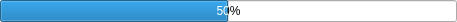
<?xml version="1.0" encoding="UTF-8"?>
<ui version="4.0">
 <class>Form</class>
 <widget class="QWidget" name="Form">
  <property name="geometry">
   <rect>
    <x>0</x>
    <y>0</y>
    <width>457</width>
    <height>21</height>
   </rect>
  </property>
  <property name="windowTitle">
   <string>PlayListStore 4 Updater</string>
  </property>
  <layout class="QVBoxLayout" name="verticalLayout">
   <property name="spacing">
    <number>0</number>
   </property>
   <property name="leftMargin">
    <number>0</number>
   </property>
   <property name="topMargin">
    <number>0</number>
   </property>
   <property name="rightMargin">
    <number>0</number>
   </property>
   <property name="bottomMargin">
    <number>0</number>
   </property>
   <item>
    <widget class="QProgressBar" name="status">
     <property name="maximum">
      <number>200</number>
     </property>
     <property name="value">
      <number>100</number>
     </property>
     <property name="alignment">
      <set>Qt::AlignHCenter|Qt::AlignTop</set>
     </property>
     <property name="textVisible">
      <bool>true</bool>
     </property>
     <property name="orientation">
      <enum>Qt::Horizontal</enum>
     </property>
    </widget>
   </item>
  </layout>
 </widget>
 <resources/>
 <connections/>
</ui>
